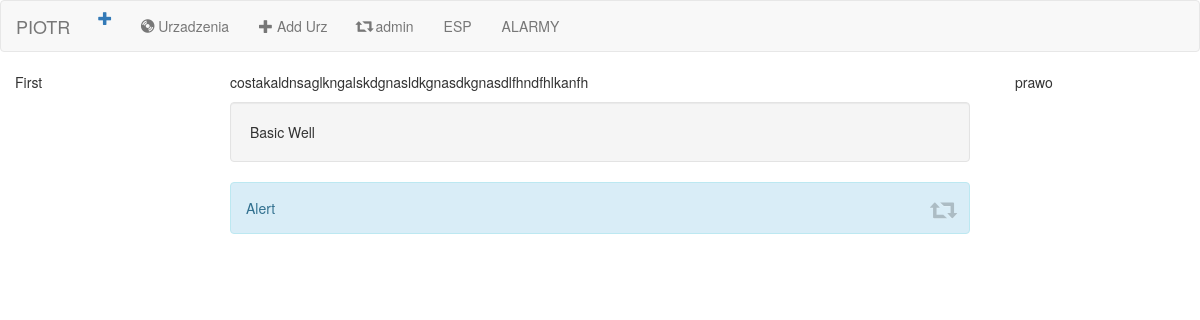
/esp/, run on an earlier commit of the app's database.
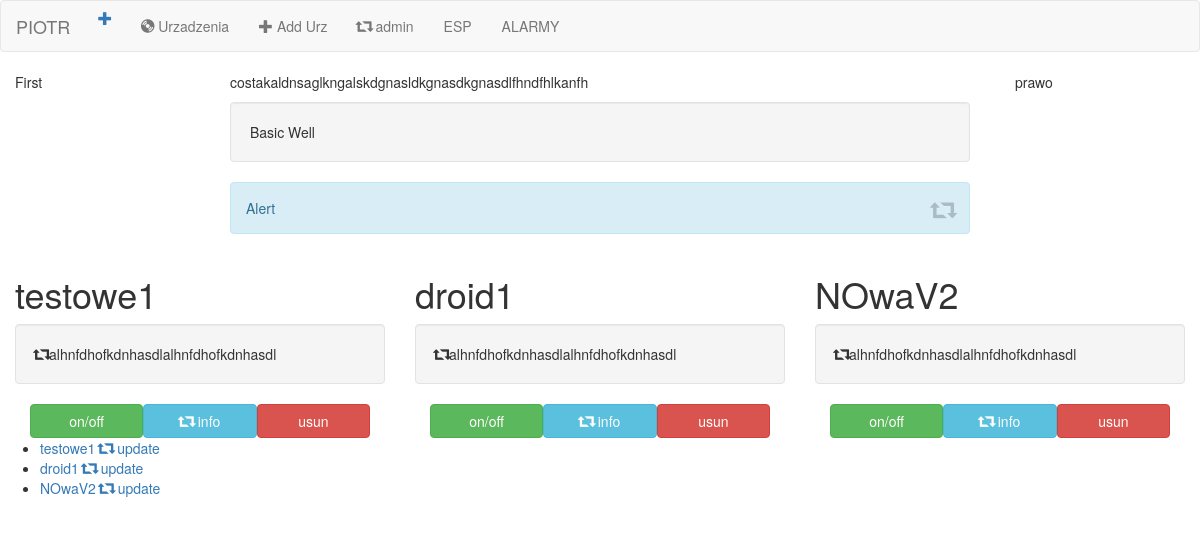
And on a later commit of the database.
### esp/models.py (models this page shows, shortened)
class Urzadzenie(models.Model):
    nr_ser = models.CharField(max_length=100)
    Nazwa = models.CharField(max_length=250)
    Seria = models.CharField(max_length=250)

### esp/views.py (the view)
# urls.py: path('', views.IndexView.as_view(), name='index'),
class IndexView(generic.ListView):
    template_name = 'esp/index.html'
    context_object_name = 'all_urzadzenia'
    def get_queryset(self):
        return Urzadzenie.objects.all()

### esp/templates/esp/index.html (shortened to what this page needs)
{% extends 'esp/base.html' %}
 {% block body %}
<div class="container-fluid">
    <div class="row">
        <div class="col-md-2">First</div>
        <div class="col-md-8">
            <div class="container-fluid">
                <p>costakaldnsaglkngalskdgnasldkgnasdkgnasdlfhndfhlkanfh</p>
                <div class="well">Basic Well</div>
                <div class="alert alert-info"><a href="#" class="close" data-dismiss="alert" aria-label="close"><span class="glyphicon glyphicon-retweet"></span></a>Alert</div>
            </div>
        </div>
        <div class="col-md-2">prawo</div>
    </div>
</div>
<div class="container-fluid">
    <div class="row">
        {% for urzadzenie in all_urzadzenia %}
        <div class="col-sm-4">
            <h1>{{urzadzenie.Nazwa}}</h1>
            <div class="well"> <span class="glyphicon glyphicon-retweet"></span>alhnfdhofkdnhasdlalhnfdhofkdnhasdl</div>
            <div class="container-fluid ">
                <div class="col-sm-4 przyciski">
                    <a href="#" class="btn btn-success btn-block"> on/off </a>
                </div>
                <div class="col-sm-4 przyciski">
                    <a href="{% url 'esp:detail' urzadzenie.id %}" class="btn btn-info btn-block"> <span class="glyphicon glyphicon-retweet"></span> info
                    </a>
                </div>
                <div class="col-sm-4 przyciski">
                    <a href="{% url 'esp:urzadzenie-delete' urzadzenie.id %}" class="btn btn-danger btn-block"> usun </a>
                </div>
            </div>
        </div>
        {% endfor %}
    </div>
</div>
<ul>
    {% for urzadzenie in all_urzadzenia %}
    <li>
        <div>
            <a href="{% url 'esp:detail' urzadzenie.id %}">{{urzadzenie.Nazwa}}</a>
            <a href="{% url 'esp:urzadzenie-update' urzadzenie.id %}">
                <span class="glyphicon glyphicon-retweet"></span> update
            </a>
        </div>
    </li>
    {% endfor %}
</ul>
{% endblock %}

### esp/templates/esp/base.html (shortened to what this page needs)
<!DOCTYPE html>
<html lang="en">
<head>
    <meta charset="UTF-8"> {% load staticfiles %}
    <link href="https://maxcdn.bootstrapcdn.com/bootstrap/3.3.7/css/bootstrap.min.css" rel="stylesheet">
    <link rel="stylesheet" type="text/css" href="{% static 'esp/sidebar.css' %}">
</head>
<nav class="navbar navbar-default">
    <div class="container-fluid">
        <div class="navbar-header">
            <a href="#" class="btn btn-succes" id="menu-toggle">
                <span class="glyphicon glyphicon-plus"></span>
            </a>
            <a href="{% url 'esp:index' %}" class="navbar-brand">PIOTR</a>
        </div>
        <div class="collapse navbar-collapse">
            <ul class="nav navbar-nav">
                <li>
                    <a href="{% url 'esp:index' %}">
                        <span class="glyphicon glyphicon-cd"></span> Urzadzenia
                    </a>
                </li>
                <li>
                    <a href="{% url 'esp:urzadzenie-add' %}">
                        <span class="glyphicon glyphicon-plus"></span> Add Urz
                    </a>
                </li>
                <li>
                    <a href="/admin">
                        <span class="glyphicon glyphicon-retweet"> </span> admin
                    </a>
                </li>
                <li><a href="#">ESP</a></li>
                <li><a href="#">ALARMY</a></li>
            </ul>
        </div>
    </div>
</nav>
<body>
    <div id="wrapper">
        <div id="page-content-wraper">
            <div class="container-fluid">
                <div class="row">
                    {% block body %} {% endblock %}
                </div>
            </div>
        </div>
    </div>
</body>
</html>

### esp/static/esp/sidebar.css (style rules this page uses)
.przyciski { padding: 0; }

What changed in the data, as far as the page shows it:
added Urzadzenie: Nazwa "testowe1"
added Urzadzenie: Nazwa "droid1"
added Urzadzenie: Nazwa "NOwaV2"
